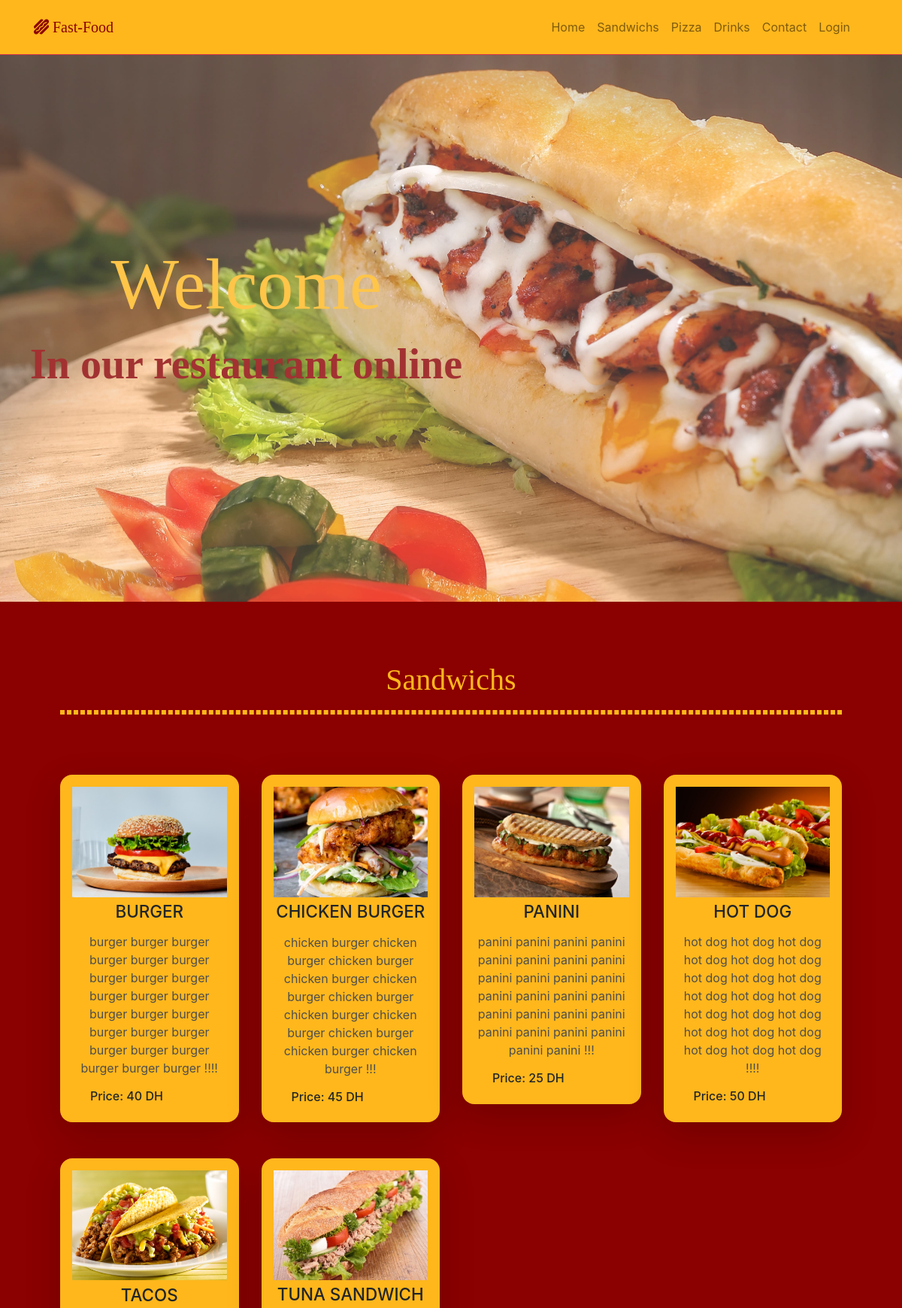
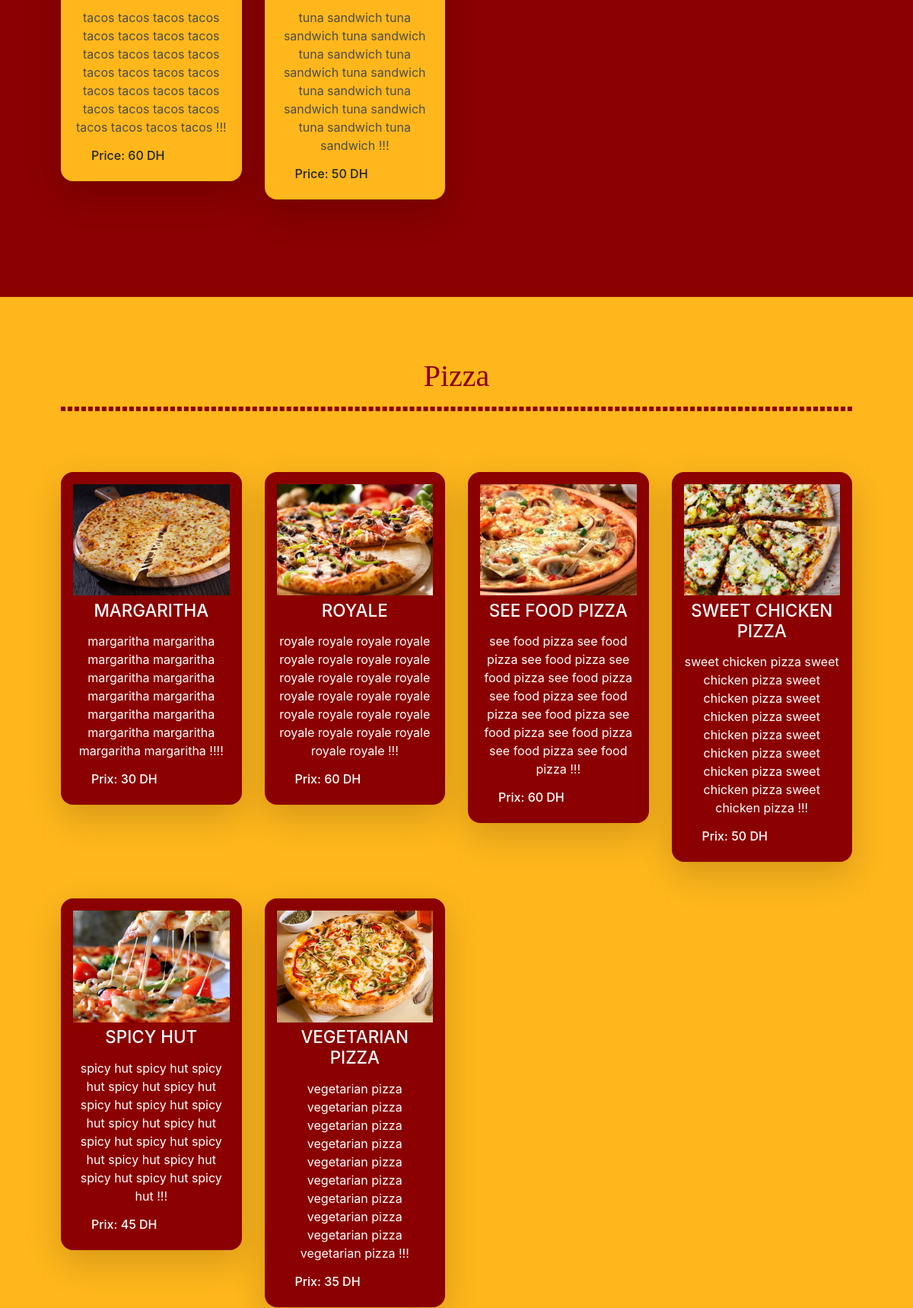
The app's page /E-commerce/index.php (upper part) with its own data (2 pictures, top to bottom).
### tables this page shows
CREATE TABLE `items` (
  `id_items` int(11) NOT NULL,
  `title` varchar(20) NOT NULL,
  `des` varchar(200) NOT NULL,
  `catg` varchar(20) NOT NULL,
  `price` varchar(20) NOT NULL,
  `img` blob NOT NULL
);

### E-commerce/index.php (the view, shortened to what this page needs)
<?php
include 'Admin/db.php';
$selectS = $db->query('SELECT id_items, title, des, price, img FROM items where catg="sandwichs"');
$selectP = $db->query('SELECT id_items, title, des, price, img FROM items where catg="pizza"');
$itemS = $selectS->fetchAll();
$itemP = $selectP->fetchAll();
?>
<!DOCTYPE html>
<html>
<head>
    <link rel="stylesheet" href="https://use.fontawesome.com/releases/v5.8.2/css/all.css">
    <link rel="stylesheet" href="https://stackpath.bootstrapcdn.com/bootstrap/4.3.1/css/bootstrap.min.css">
    <link rel="stylesheet" href="css/style.css">
</head>
<body>
    <section id="home">
    <nav class="navbar navbar-light border-bottom border-danger bg fixed-top">
      <div class="container">
        <a class="navbar-brand" href="#">
          <span id="name"><i class="fas fa-hotdog"></i> Fast-Food</span></a>
      <nav class="navbar navbar-expand-lg navbar-light bg">
        <div class="collapse navbar-collapse" id="navbarNavAltMarkup">
          <div class="navbar-nav">
            <a class="nav-item nav-link" href="#home">Home <span class="sr-only">(current)</span></a>
            <a class="nav-item nav-link" href="#sandwichs">Sandwichs</a>
            <a class="nav-item nav-link" href="#pizza">Pizza</a>
            <a class="nav-item nav-link" href="#drinks">Drinks</a>
            <a class="nav-item nav-link" href="#contact">Contact</a>
            <a class="nav-item nav-link" href="admin/login.php">Login</a>
          </div>
        </div>
      </div>
    </nav>
  </section>
    <header class="intro">
        <div class="welcome">
          <p class="display-1"><strong>Welcome</strong></p>
          <h1 id="subtitle"><strong>In our restaurant online</strong></h1>
        </div>
    </header>
    <section class="sandwichs" id="sandwichs">
      <div class="swd-title">
        <h1>Sandwichs</h1>
        <hr>
      </div>
      <div class="row">
      <?php foreach($itemS as $itemS):?>
          <div class="col-md-3">
              <div class="articls-box shadow-lg p-3 mb-5">
                <div>
                  <img src="img/items/<?= $itemS['img'];?>" alt="" class="img-fluid">
                </div>
                <div>
                  <h2 class="a-title"><?=$itemS['title']; ?></h2>
                  <p class="a-description text-center">
                  <?=$itemS['des']; ?>
                  </p>
                  <div class="pl-4">
                      <h6>Price: <?=$itemS['price']; ?> DH</h6>
                  </div>
                </div>
              </div>
          </div>
      <?php endforeach;?>
    </section>
    <section class="drinks" id="pizza">
        <div class="drk-title">
          <h1>Pizza</h1>
          <hr>
        </div>
        <div class="row">
        <?php foreach($itemP as $itemP):?>
            <div class="col-md-3">
                <div class="articls-box shadow-lg p-3 mb-5">
                  <div>
                    <img src="img/items/<?= $itemP['img'];?>" alt="" class="img-fluid">
                  </div>
                  <div>
                    <h2 class="a-title"><?=$itemP['title']; ?></h2>
                    <p class="a-description text-center">
                    <?=$itemP['des']; ?>
                    </p>
                    <div class="pl-4">
                        <h6>Prix: <?=$itemP['price']; ?> DH</h6>
                    </div>
                  </div>
                </div>
            </div>
        <?php endforeach;?>
      </section>
</body>
</html>

### E-commerce/css/style.css (style rules this page uses)
html { scroll-behavior: smooth; background-color: #FFB71C; }
#name { color: darkred; font-family: Cooper; }
.bg { background-color: #FFB71C; }
.intro { height: 100vh; background-image: url("../img/home2-min.jpg"); background-repeat: no-repeat; background-position: center; background-size: 100%; opacity: 0.8; }
.welcome { float: left; margin-top: 40vh; text-align: center; font-family: Cooper; color: #FFB71C; padding-left: 5vh; }
#subtitle { color: darkred; font-size: 7vh; padding-left: 0vh; }
.swd-title { text-align: center; font-family: Cooper; color: #FFB71C; }
.swd-title hr { border: dashed #FFB71C; margin-bottom: 10vh; }
.sandwichs { padding: 10vh; background-color: darkred; }
.row { display: flex; flex-wrap: wrap; }
.articls-box { background-color: #FFB71C; padding: 2.5rem 1.3rem; border-radius: 1rem; margin-bottom: 3rem; }
.articls-box .a-title { font-size: 1.4rem; text-transform: uppercase; text-align: center; padding: .4rem 0; }
.articls-box .a-description { color: #4e4e4e; }
.drinks { padding: 10vh; background-color: #FFB71C; }
.drk-title { font-family: Cooper; text-align: center; color: darkred; }
.drk-title hr { border: dashed darkred; margin-bottom: 10vh; }
.drinks .articls-box { background-color: darkred; padding: 2.5rem 1.3rem; border-radius: 1rem; margin-bottom: 3rem; color: white; }
.drinks .articls-box .a-description { color: white; }

### records on screen
items: img (picture), title "BURGER", des "burger burger burger burger burger burger burger burger burger burger burger burger burger burger burger burger burger burger burger burger burger burger burger burger !!!!", price "40"
items: img (picture), title "CHICKEN BURGER", des "chicken burger chicken burger chicken burger chicken burger chicken burger chicken burger chicken burger chicken burger chicken burger chicken burger chicken burger !!!", price "45"
items: img (picture), title "PANINI", des "panini panini panini panini panini panini panini panini panini panini panini panini panini panini panini panini panini panini panini panini panini panini panini panini panini panini !!!", price "25"
items: img (picture), title "HOT DOG", des "hot dog hot dog hot dog hot dog hot dog hot dog hot dog hot dog hot dog hot dog hot dog hot dog hot dog hot dog hot dog hot dog hot dog hot dog hot dog hot dog hot dog !!!!", price "50"
items: img (picture), title "TACOS", des "tacos tacos tacos tacos tacos tacos tacos tacos tacos tacos tacos tacos tacos tacos tacos tacos tacos tacos tacos tacos tacos tacos tacos tacos tacos tacos tacos tacos !!!", price "60"
items: img (picture), title "TUNA SANDWICH", des "tuna sandwich tuna sandwich tuna sandwich tuna sandwich tuna sandwich tuna sandwich tuna sandwich tuna sandwich tuna sandwich tuna sandwich tuna sandwich !!!", price "50"
items: img (picture), title "MARGARITHA", des "margaritha margaritha margaritha margaritha margaritha margaritha margaritha margaritha margaritha margaritha margaritha margaritha margaritha margaritha !!!!", price "30"
items: img (picture), title "ROYALE", des "royale royale royale royale royale royale royale royale royale royale royale royale royale royale royale royale royale royale royale royale royale royale royale royale royale royale !!!", price "60"
items: img (picture), title "SEE FOOD PIZZA", des "see food pizza see food pizza see food pizza see food pizza see food pizza see food pizza see food pizza see food pizza see food pizza see food pizza see food pizza see food pizza !!!", price "60"
items: img (picture), title "SWEET CHICKEN PIZZA", des "sweet chicken pizza sweet chicken pizza sweet chicken pizza sweet chicken pizza sweet chicken pizza sweet chicken pizza sweet chicken pizza sweet chicken pizza sweet chicken pizza !!!", price "50"
items: img (picture), title "SPICY HUT", des "spicy hut spicy hut spicy hut spicy hut spicy hut spicy hut spicy hut spicy hut spicy hut spicy hut spicy hut spicy hut spicy hut spicy hut spicy hut spicy hut spicy hut spicy hut !!!", price "45"
items: img (picture), title "VEGETARIAN PIZZA", des "vegetarian pizza vegetarian pizza vegetarian pizza vegetarian pizza vegetarian pizza vegetarian pizza vegetarian pizza vegetarian pizza vegetarian pizza vegetarian pizza !!!", price "35"
